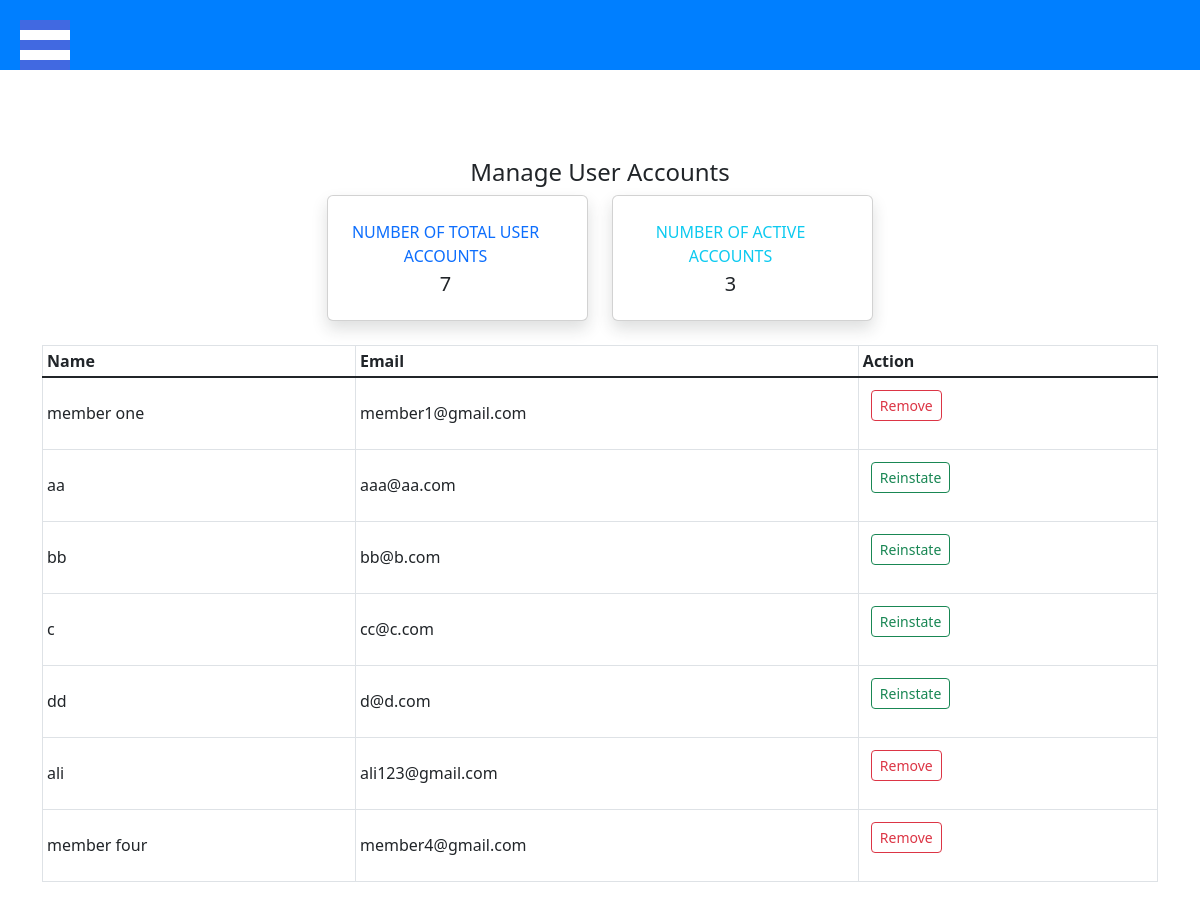
The page /userAccountManagement.php on the database its author committed.
### tables this page shows
CREATE TABLE `users` (
  `id` int(11) NOT NULL,
  `name` varchar(200) NOT NULL,
  `email` varchar(100) NOT NULL,
  `password` varchar(200) NOT NULL,
  `role` varchar(10) NOT NULL DEFAULT 'member',
  `profile_pic` varchar(250) NOT NULL DEFAULT 'default.jpg',
  `userStatus` varchar(10) NOT NULL DEFAULT 'active'
);

### userAccountManagement.php (the view, shortened to what this page needs)
<?php
require("project_connection.php");
require("navbar_admin.php");
try {
  $sql = "SELECT * FROM `users` where role= 'member'";
  $result = $db->query($sql);
  $rows = $result->fetchAll();
  $sql2 = "SELECT COUNT(*) FROM `users` where `userStatus` = 'active' AND role= 'member'";
  $countResult = $db->query($sql2);
  $count = $countResult->fetchColumn();
} catch (PDOException $e) {
  echo $e->getMessage();
  die();
}
?>
<!DOCTYPE html>
<html lang="en">
<head>
  <link href="./assets/dist/css/bootstrap.min.css" rel="stylesheet">
</head>
<body>
  <br><br><br>
  <div class='container-lg'>
    <h4 class="mt-3 mb-2 mx-auto text-center"> Manage User Accounts</h4>
    <div class="row">
      <div class="col-xl-3 col-md-6 mb-4 ms-auto">
        <div class="card border-left-primary shadow h-100 py-2">
          <div class="card-body">
            <div class="row no-gutters align-items-center">
              <div class="col mr-2">
                <div class="text-xs font-weight-bold text-primary text-uppercase mb-1 text-center">
                  Number of total User Accounts</div>
                <div class="h5 mb-0 font-weight-bold text-gray-800 text-center"><?php echo count($rows) ?> </div>
              </div>
            </div>
          </div>
        </div>
      </div>
      <div class="col-xl-3 col-md-6 mb-4 me-auto">
        <div class="card border-left-primary shadow h-100 py-2">
          <div class="card-body">
            <div class="row no-gutters align-items-center">
              <div class="col mr-2">
                <div class="text-xs font-weight-bold text-info text-uppercase mb-1 text-center">
                  Number of active accounts</div>
                <div class="h5 mb-0 font-weight-bold text-gray-800 text-center"><?php echo $count; ?> </div>
              </div>
            </div>
          </div>
        </div>
      </div>
      <div class="table-responsive text-center">
        <table class="table table-bordered table-sm">
          <thead>
            <tr>
              <th scope="col">Name</th>
              <th scope="col">Email</th>
              <th scope="col">Action</th>
            </tr>
          </thead>
          <tbody class="table-group-divider table align-middle">
            <?php
            foreach ($rows as $row) {
            ?>
              <tr>
                <td><?php echo $row['name']; ?></td>
                <td style="white-space: pre-line;"><?php echo $row['email']; ?></td>
                <td>
                  <form>
                    <?php
                    if ($row['userStatus'] == 'active')
                      echo "<input type='submit' name='removeUser' class='btn btn-outline-danger btn-sm' value='Remove'/>";
                    else
                      echo "<input type='submit' name='reinstateUser' class='btn btn-outline-success btn-sm' value='Reinstate'/>";
                    ?>
                  </form>
                </td>
              </tr>
            <?php
            }
            ?>
          </tbody>
        </table>
      </div>
    </div>
  </div>
</body>
</html>

### rows shown on the page
users: name "member one", email "member1@gmail.com"
users: name "aa", email "aaa@aa.com"
users: name "bb", email "bb@b.com"
users: name "c", email "cc@c.com"
users: name "dd", email "d@d.com"
users: name "ali", email "ali123@gmail.com"
users: name "member four", email "member4@gmail.com"

### other values the page prints
count($rows) "7"
$count "3"
